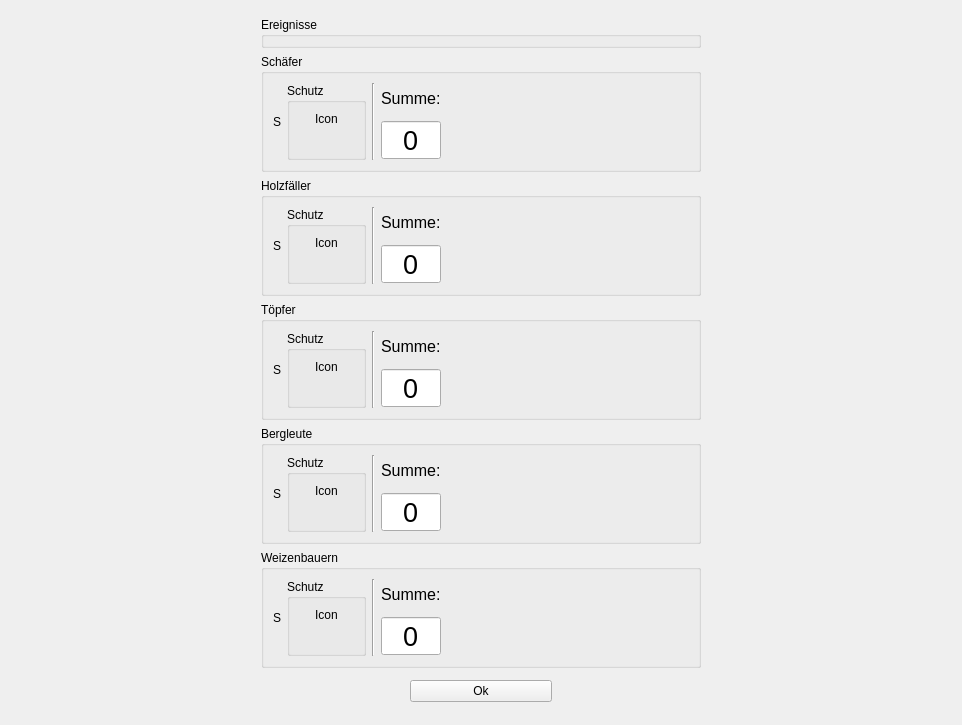
<?xml version="1.0" encoding="UTF-8"?>
<ui version="4.0">
 <class>NewYearWidget</class>
 <widget class="QWidget" name="NewYearWidget">
  <property name="geometry">
   <rect>
    <x>0</x>
    <y>0</y>
    <width>962</width>
    <height>689</height>
   </rect>
  </property>
  <property name="windowTitle">
   <string>Form</string>
  </property>
  <layout class="QGridLayout" name="gridLayout">
   <item row="8" column="2">
    <widget class="QPushButton" name="pushButtonOk">
     <property name="sizePolicy">
      <sizepolicy hsizetype="Minimum" vsizetype="Fixed">
       <horstretch>1</horstretch>
       <verstretch>0</verstretch>
      </sizepolicy>
     </property>
     <property name="text">
      <string>Ok</string>
     </property>
    </widget>
   </item>
   <item row="8" column="3">
    <spacer name="horizontalSpacer_4">
     <property name="orientation">
      <enum>Qt::Horizontal</enum>
     </property>
     <property name="sizeHint" stdset="0">
      <size>
       <width>350</width>
       <height>20</height>
      </size>
     </property>
    </spacer>
   </item>
   <item row="0" column="2">
    <spacer name="verticalSpacer_3">
     <property name="orientation">
      <enum>Qt::Vertical</enum>
     </property>
     <property name="sizeHint" stdset="0">
      <size>
       <width>20</width>
       <height>50</height>
      </size>
     </property>
    </spacer>
   </item>
   <item row="5" column="1" colspan="3">
    <widget class="QGroupBox" name="groupBoxIron">
     <property name="sizePolicy">
      <sizepolicy hsizetype="Preferred" vsizetype="Preferred">
       <horstretch>0</horstretch>
       <verstretch>3</verstretch>
      </sizepolicy>
     </property>
     <property name="title">
      <string>Bergleute</string>
     </property>
     <layout class="QGridLayout" name="gridLayout_5">
      <item row="0" column="4" rowspan="2">
       <layout class="QGridLayout" name="gridLayoutIron"/>
      </item>
      <item row="0" column="5">
       <widget class="QLabel" name="label_4">
        <property name="font">
         <font>
          <pointsize>12</pointsize>
          <italic>false</italic>
         </font>
        </property>
        <property name="text">
         <string>Summe:</string>
        </property>
       </widget>
      </item>
      <item row="0" column="3" rowspan="2">
       <widget class="Line" name="lineDef4">
        <property name="orientation">
         <enum>Qt::Vertical</enum>
        </property>
       </widget>
      </item>
      <item row="0" column="6" rowspan="2">
       <spacer name="horizontalSpacer_8">
        <property name="orientation">
         <enum>Qt::Horizontal</enum>
        </property>
        <property name="sizeHint" stdset="0">
         <size>
          <width>40</width>
          <height>20</height>
         </size>
        </property>
       </spacer>
      </item>
      <item row="1" column="5">
       <widget class="QSpinBox" name="spinBoxIron">
        <property name="minimumSize">
         <size>
          <width>0</width>
          <height>40</height>
         </size>
        </property>
        <property name="font">
         <font>
          <pointsize>20</pointsize>
         </font>
        </property>
        <property name="alignment">
         <set>Qt::AlignCenter</set>
        </property>
        <property name="buttonSymbols">
         <enum>QAbstractSpinBox::NoButtons</enum>
        </property>
       </widget>
      </item>
      <item row="0" column="2" rowspan="2">
       <widget class="QGroupBox" name="groupBoxProt4">
        <property name="title">
         <string>Schutz</string>
        </property>
        <layout class="QVBoxLayout" name="verticalLayout_6">
         <item>
          <widget class="QLabel" name="labelProt4">
           <property name="text">
            <string>Icon</string>
           </property>
           <property name="alignment">
            <set>Qt::AlignCenter</set>
           </property>
          </widget>
         </item>
         <item>
          <widget class="QLabel" name="protIron">
           <property name="text">
            <string/>
           </property>
           <property name="alignment">
            <set>Qt::AlignCenter</set>
           </property>
          </widget>
         </item>
         <item>
          <spacer name="horizontalSpacer_13">
           <property name="orientation">
            <enum>Qt::Horizontal</enum>
           </property>
           <property name="sizeType">
            <enum>QSizePolicy::Maximum</enum>
           </property>
           <property name="sizeHint" stdset="0">
            <size>
             <width>55</width>
             <height>2</height>
            </size>
           </property>
          </spacer>
         </item>
        </layout>
       </widget>
      </item>
      <item row="0" column="0" rowspan="2">
       <widget class="QLabel" name="iconIron">
        <property name="sizePolicy">
         <sizepolicy hsizetype="Preferred" vsizetype="Preferred">
          <horstretch>0</horstretch>
          <verstretch>0</verstretch>
         </sizepolicy>
        </property>
        <property name="text">
         <string>S</string>
        </property>
       </widget>
      </item>
     </layout>
    </widget>
   </item>
   <item row="6" column="1" colspan="3">
    <widget class="QGroupBox" name="groupBoxWheat">
     <property name="sizePolicy">
      <sizepolicy hsizetype="Preferred" vsizetype="Preferred">
       <horstretch>0</horstretch>
       <verstretch>3</verstretch>
      </sizepolicy>
     </property>
     <property name="title">
      <string>Weizenbauern</string>
     </property>
     <layout class="QGridLayout" name="gridLayout_6">
      <item row="0" column="6">
       <widget class="QLabel" name="label_5">
        <property name="font">
         <font>
          <pointsize>12</pointsize>
          <italic>false</italic>
         </font>
        </property>
        <property name="text">
         <string>Summe:</string>
        </property>
       </widget>
      </item>
      <item row="1" column="6">
       <widget class="QSpinBox" name="spinBoxWheat">
        <property name="minimumSize">
         <size>
          <width>0</width>
          <height>40</height>
         </size>
        </property>
        <property name="font">
         <font>
          <pointsize>20</pointsize>
         </font>
        </property>
        <property name="alignment">
         <set>Qt::AlignCenter</set>
        </property>
        <property name="buttonSymbols">
         <enum>QAbstractSpinBox::NoButtons</enum>
        </property>
       </widget>
      </item>
      <item row="0" column="5" rowspan="2">
       <layout class="QGridLayout" name="gridLayoutWheat"/>
      </item>
      <item row="0" column="0" rowspan="2">
       <widget class="QLabel" name="iconWheat">
        <property name="sizePolicy">
         <sizepolicy hsizetype="Preferred" vsizetype="Preferred">
          <horstretch>0</horstretch>
          <verstretch>0</verstretch>
         </sizepolicy>
        </property>
        <property name="text">
         <string>S</string>
        </property>
       </widget>
      </item>
      <item row="0" column="3" rowspan="2">
       <widget class="Line" name="lineDef5">
        <property name="orientation">
         <enum>Qt::Vertical</enum>
        </property>
       </widget>
      </item>
      <item row="0" column="7" rowspan="2">
       <spacer name="horizontalSpacer_9">
        <property name="orientation">
         <enum>Qt::Horizontal</enum>
        </property>
        <property name="sizeHint" stdset="0">
         <size>
          <width>40</width>
          <height>20</height>
         </size>
        </property>
       </spacer>
      </item>
      <item row="0" column="2" rowspan="2">
       <widget class="QGroupBox" name="groupBoxProt5">
        <property name="title">
         <string>Schutz</string>
        </property>
        <layout class="QVBoxLayout" name="verticalLayout_7">
         <item>
          <widget class="QLabel" name="labelProt5">
           <property name="text">
            <string>Icon</string>
           </property>
           <property name="alignment">
            <set>Qt::AlignCenter</set>
           </property>
          </widget>
         </item>
         <item>
          <widget class="QLabel" name="protWheat">
           <property name="text">
            <string/>
           </property>
           <property name="alignment">
            <set>Qt::AlignCenter</set>
           </property>
          </widget>
         </item>
         <item>
          <spacer name="horizontalSpacer_14">
           <property name="orientation">
            <enum>Qt::Horizontal</enum>
           </property>
           <property name="sizeType">
            <enum>QSizePolicy::Maximum</enum>
           </property>
           <property name="sizeHint" stdset="0">
            <size>
             <width>55</width>
             <height>2</height>
            </size>
           </property>
          </spacer>
         </item>
        </layout>
       </widget>
      </item>
     </layout>
    </widget>
   </item>
   <item row="1" column="1" colspan="3">
    <widget class="QGroupBox" name="groupBoxEvents">
     <property name="sizePolicy">
      <sizepolicy hsizetype="Preferred" vsizetype="Expanding">
       <horstretch>0</horstretch>
       <verstretch>4</verstretch>
      </sizepolicy>
     </property>
     <property name="title">
      <string>Ereignisse</string>
     </property>
    </widget>
   </item>
   <item row="8" column="1">
    <spacer name="horizontalSpacer">
     <property name="orientation">
      <enum>Qt::Horizontal</enum>
     </property>
     <property name="sizeHint" stdset="0">
      <size>
       <width>350</width>
       <height>20</height>
      </size>
     </property>
    </spacer>
   </item>
   <item row="0" column="0" rowspan="11">
    <spacer name="horizontalSpacer_3">
     <property name="orientation">
      <enum>Qt::Horizontal</enum>
     </property>
     <property name="sizeHint" stdset="0">
      <size>
       <width>250</width>
       <height>20</height>
      </size>
     </property>
    </spacer>
   </item>
   <item row="9" column="2">
    <spacer name="verticalSpacer">
     <property name="orientation">
      <enum>Qt::Vertical</enum>
     </property>
     <property name="sizeHint" stdset="0">
      <size>
       <width>20</width>
       <height>50</height>
      </size>
     </property>
    </spacer>
   </item>
   <item row="0" column="4" rowspan="10">
    <spacer name="horizontalSpacer_2">
     <property name="orientation">
      <enum>Qt::Horizontal</enum>
     </property>
     <property name="sizeHint" stdset="0">
      <size>
       <width>250</width>
       <height>20</height>
      </size>
     </property>
    </spacer>
   </item>
   <item row="2" column="1" colspan="3">
    <widget class="QGroupBox" name="groupBoxSheep">
     <property name="sizePolicy">
      <sizepolicy hsizetype="Preferred" vsizetype="Preferred">
       <horstretch>0</horstretch>
       <verstretch>3</verstretch>
      </sizepolicy>
     </property>
     <property name="title">
      <string>Schäfer</string>
     </property>
     <layout class="QGridLayout" name="gridLayout_2">
      <item row="0" column="5">
       <widget class="QLabel" name="label">
        <property name="font">
         <font>
          <pointsize>12</pointsize>
          <italic>false</italic>
         </font>
        </property>
        <property name="text">
         <string>Summe:</string>
        </property>
       </widget>
      </item>
      <item row="0" column="4" rowspan="2">
       <layout class="QGridLayout" name="gridLayoutSheep"/>
      </item>
      <item row="0" column="0" rowspan="2">
       <widget class="QLabel" name="iconSheep">
        <property name="sizePolicy">
         <sizepolicy hsizetype="Preferred" vsizetype="Preferred">
          <horstretch>0</horstretch>
          <verstretch>0</verstretch>
         </sizepolicy>
        </property>
        <property name="text">
         <string>S</string>
        </property>
       </widget>
      </item>
      <item row="0" column="2" rowspan="2">
       <widget class="Line" name="lineDef1">
        <property name="orientation">
         <enum>Qt::Vertical</enum>
        </property>
       </widget>
      </item>
      <item row="1" column="5">
       <widget class="QSpinBox" name="spinBoxSheep">
        <property name="sizePolicy">
         <sizepolicy hsizetype="Minimum" vsizetype="Maximum">
          <horstretch>0</horstretch>
          <verstretch>0</verstretch>
         </sizepolicy>
        </property>
        <property name="minimumSize">
         <size>
          <width>0</width>
          <height>40</height>
         </size>
        </property>
        <property name="font">
         <font>
          <pointsize>20</pointsize>
         </font>
        </property>
        <property name="alignment">
         <set>Qt::AlignCenter</set>
        </property>
        <property name="buttonSymbols">
         <enum>QAbstractSpinBox::NoButtons</enum>
        </property>
       </widget>
      </item>
      <item row="0" column="6" rowspan="2">
       <spacer name="horizontalSpacer_5">
        <property name="orientation">
         <enum>Qt::Horizontal</enum>
        </property>
        <property name="sizeHint" stdset="0">
         <size>
          <width>40</width>
          <height>20</height>
         </size>
        </property>
       </spacer>
      </item>
      <item row="0" column="1" rowspan="2">
       <widget class="QGroupBox" name="groupBoxProt1">
        <property name="title">
         <string>Schutz</string>
        </property>
        <layout class="QVBoxLayout" name="verticalLayout_4">
         <item>
          <widget class="QLabel" name="labelProt1">
           <property name="text">
            <string>Icon</string>
           </property>
           <property name="alignment">
            <set>Qt::AlignCenter</set>
           </property>
          </widget>
         </item>
         <item>
          <widget class="QLabel" name="protSheep">
           <property name="text">
            <string/>
           </property>
           <property name="alignment">
            <set>Qt::AlignCenter</set>
           </property>
          </widget>
         </item>
         <item>
          <spacer name="horizontalSpacer_10">
           <property name="orientation">
            <enum>Qt::Horizontal</enum>
           </property>
           <property name="sizeType">
            <enum>QSizePolicy::Maximum</enum>
           </property>
           <property name="sizeHint" stdset="0">
            <size>
             <width>55</width>
             <height>2</height>
            </size>
           </property>
          </spacer>
         </item>
        </layout>
       </widget>
      </item>
     </layout>
    </widget>
   </item>
   <item row="4" column="1" colspan="3">
    <widget class="QGroupBox" name="groupBoxClay">
     <property name="sizePolicy">
      <sizepolicy hsizetype="Preferred" vsizetype="Preferred">
       <horstretch>0</horstretch>
       <verstretch>3</verstretch>
      </sizepolicy>
     </property>
     <property name="title">
      <string>Töpfer</string>
     </property>
     <layout class="QGridLayout" name="gridLayout_4">
      <item row="0" column="5" rowspan="2">
       <layout class="QGridLayout" name="gridLayoutClay"/>
      </item>
      <item row="0" column="0" rowspan="2">
       <widget class="QLabel" name="iconClay">
        <property name="sizePolicy">
         <sizepolicy hsizetype="Preferred" vsizetype="Preferred">
          <horstretch>0</horstretch>
          <verstretch>0</verstretch>
         </sizepolicy>
        </property>
        <property name="text">
         <string>S</string>
        </property>
       </widget>
      </item>
      <item row="0" column="6">
       <widget class="QLabel" name="label_3">
        <property name="font">
         <font>
          <pointsize>12</pointsize>
          <italic>false</italic>
         </font>
        </property>
        <property name="text">
         <string>Summe:</string>
        </property>
       </widget>
      </item>
      <item row="1" column="6">
       <widget class="QSpinBox" name="spinBoxClay">
        <property name="minimumSize">
         <size>
          <width>0</width>
          <height>40</height>
         </size>
        </property>
        <property name="font">
         <font>
          <pointsize>20</pointsize>
         </font>
        </property>
        <property name="alignment">
         <set>Qt::AlignCenter</set>
        </property>
        <property name="buttonSymbols">
         <enum>QAbstractSpinBox::NoButtons</enum>
        </property>
       </widget>
      </item>
      <item row="0" column="7" rowspan="2">
       <spacer name="horizontalSpacer_7">
        <property name="orientation">
         <enum>Qt::Horizontal</enum>
        </property>
        <property name="sizeHint" stdset="0">
         <size>
          <width>40</width>
          <height>20</height>
         </size>
        </property>
       </spacer>
      </item>
      <item row="0" column="4" rowspan="2">
       <widget class="Line" name="lineDef3">
        <property name="orientation">
         <enum>Qt::Vertical</enum>
        </property>
       </widget>
      </item>
      <item row="0" column="3" rowspan="2">
       <widget class="QGroupBox" name="groupBoxProt3">
        <property name="title">
         <string>Schutz</string>
        </property>
        <layout class="QVBoxLayout" name="verticalLayout_5">
         <item>
          <widget class="QLabel" name="labelProt3">
           <property name="text">
            <string>Icon</string>
           </property>
           <property name="alignment">
            <set>Qt::AlignCenter</set>
           </property>
          </widget>
         </item>
         <item>
          <widget class="QLabel" name="protClay">
           <property name="text">
            <string/>
           </property>
           <property name="alignment">
            <set>Qt::AlignCenter</set>
           </property>
          </widget>
         </item>
         <item>
          <spacer name="horizontalSpacer_12">
           <property name="orientation">
            <enum>Qt::Horizontal</enum>
           </property>
           <property name="sizeType">
            <enum>QSizePolicy::Maximum</enum>
           </property>
           <property name="sizeHint" stdset="0">
            <size>
             <width>55</width>
             <height>2</height>
            </size>
           </property>
          </spacer>
         </item>
        </layout>
       </widget>
      </item>
     </layout>
    </widget>
   </item>
   <item row="3" column="1" colspan="3">
    <widget class="QGroupBox" name="groupBoxWood">
     <property name="sizePolicy">
      <sizepolicy hsizetype="Preferred" vsizetype="Preferred">
       <horstretch>1</horstretch>
       <verstretch>3</verstretch>
      </sizepolicy>
     </property>
     <property name="title">
      <string>Holzfäller</string>
     </property>
     <layout class="QGridLayout" name="gridLayout_3">
      <item row="0" column="0" rowspan="2">
       <widget class="QLabel" name="iconWood">
        <property name="sizePolicy">
         <sizepolicy hsizetype="Preferred" vsizetype="Preferred">
          <horstretch>0</horstretch>
          <verstretch>0</verstretch>
         </sizepolicy>
        </property>
        <property name="text">
         <string>S</string>
        </property>
       </widget>
      </item>
      <item row="1" column="6">
       <widget class="QSpinBox" name="spinBoxWood">
        <property name="minimumSize">
         <size>
          <width>0</width>
          <height>40</height>
         </size>
        </property>
        <property name="font">
         <font>
          <pointsize>20</pointsize>
         </font>
        </property>
        <property name="alignment">
         <set>Qt::AlignCenter</set>
        </property>
        <property name="buttonSymbols">
         <enum>QAbstractSpinBox::NoButtons</enum>
        </property>
       </widget>
      </item>
      <item row="0" column="7" rowspan="2">
       <spacer name="horizontalSpacer_6">
        <property name="orientation">
         <enum>Qt::Horizontal</enum>
        </property>
        <property name="sizeHint" stdset="0">
         <size>
          <width>40</width>
          <height>20</height>
         </size>
        </property>
       </spacer>
      </item>
      <item row="0" column="4" rowspan="2">
       <widget class="Line" name="lineDef2">
        <property name="orientation">
         <enum>Qt::Vertical</enum>
        </property>
       </widget>
      </item>
      <item row="0" column="6">
       <widget class="QLabel" name="label_2">
        <property name="font">
         <font>
          <pointsize>12</pointsize>
          <italic>false</italic>
         </font>
        </property>
        <property name="text">
         <string>Summe:</string>
        </property>
       </widget>
      </item>
      <item row="0" column="5" rowspan="2">
       <layout class="QGridLayout" name="gridLayoutWood"/>
      </item>
      <item row="0" column="3" rowspan="2">
       <widget class="QGroupBox" name="groupBoxProt2">
        <property name="title">
         <string>Schutz</string>
        </property>
        <layout class="QVBoxLayout" name="verticalLayout_3">
         <item>
          <widget class="QLabel" name="labelProt2">
           <property name="text">
            <string>Icon</string>
           </property>
           <property name="alignment">
            <set>Qt::AlignCenter</set>
           </property>
          </widget>
         </item>
         <item>
          <widget class="QLabel" name="protWood">
           <property name="text">
            <string/>
           </property>
           <property name="alignment">
            <set>Qt::AlignCenter</set>
           </property>
          </widget>
         </item>
         <item>
          <spacer name="horizontalSpacer_11">
           <property name="orientation">
            <enum>Qt::Horizontal</enum>
           </property>
           <property name="sizeType">
            <enum>QSizePolicy::Maximum</enum>
           </property>
           <property name="sizeHint" stdset="0">
            <size>
             <width>55</width>
             <height>2</height>
            </size>
           </property>
          </spacer>
         </item>
        </layout>
       </widget>
      </item>
     </layout>
    </widget>
   </item>
  </layout>
 </widget>
 <resources/>
 <connections/>
</ui>
